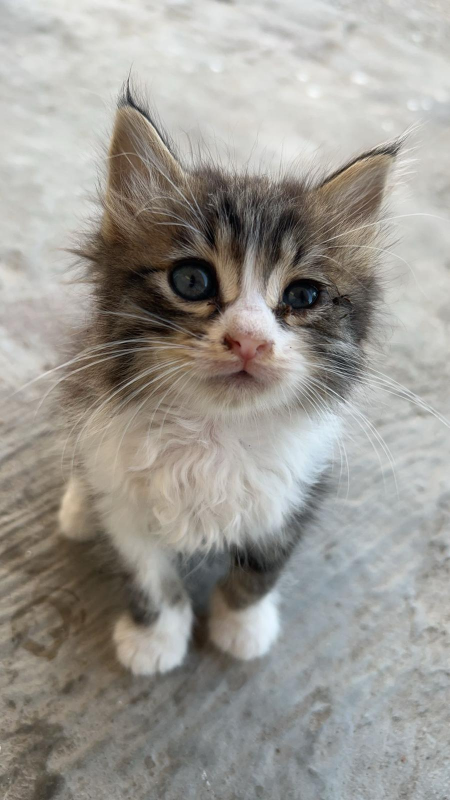
#> input picture OPENCV/Photos/cat.jpg, 900 x 1600 px (shown at 1/2 size)
$ python transformations.py
#> lines starting #> are read from the running program, lines starting #| are printed output that depends on the picture
import cv2 as cv
import numpy as np

img = cv.imread("Photos/cat.jpg")
#> img is the input picture: shape (1600, 900, 3); mean B, G, R 147.7, 153.6, 156.5
resized_imaged = cv.resize(img, (298, 295))
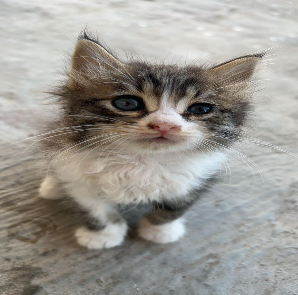
#> resized_imaged: shape (295, 298, 3); mean B, G, R 147.5, 153.5, 156.4

cv.imshow("Cat", resized_imaged)

# Translation
def translate(img, x, y):
#> called with x = 100, y = 100
    transMat = np.float32([[1,0,x], [0,1,y]])
    dimensions = (img.shape[1], img.shape[0])
#> dimensions = (298, 295)
    return cv.warpAffine(img, transMat, dimensions)
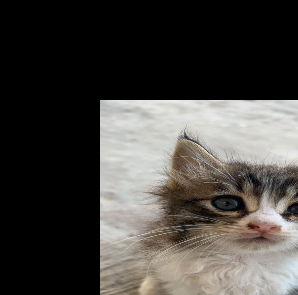
#> returned value: shape (295, 298, 3); mean of channels 0, 1, 2 65.2, 68.8, 71.5; drawn as B, G, R

# -x --> Left
# -y --> Up
# x --> Right
# y --> Down

translated = translate(resized_imaged, 100, 100)
cv.imshow("Translated", translated)


# Rotation
def rotate(img,angle,rotPoint=None):
    (height, width) = img.shape[:2]

    if rotPoint is None:
        rotPoint = (width//2,height//2)

    rotMat = cv.getRotationMatrix2D(rotPoint,angle,1.0)


cv.waitKey(0)

$ run again, with OPENCV/Photos/IMG-20240624-WA0016.jpg copied over OPENCV/Photos/cat.jpg
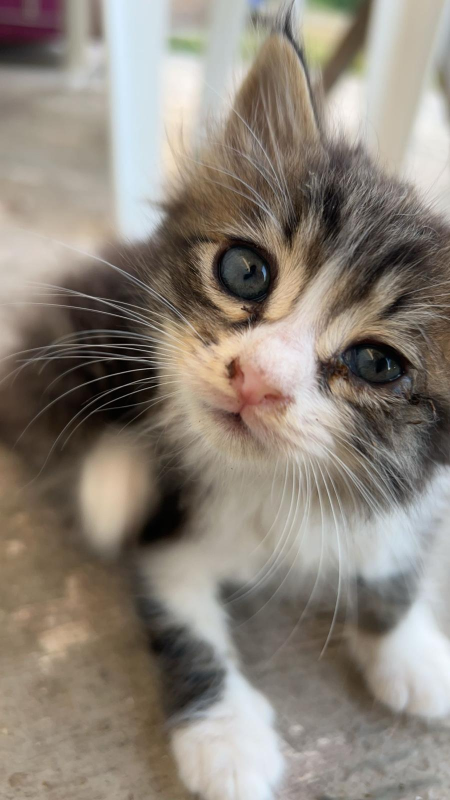
#> input picture OPENCV/Photos/IMG-20240624-WA0016.jpg, 900 x 1600 px (shown at 1/2 size)
#> img is the input picture: shape (1600, 900, 3); mean B, G, R 122.2, 132.5, 141.1
#> `resized_imaged = cv.resize(img, (298, 295))`:
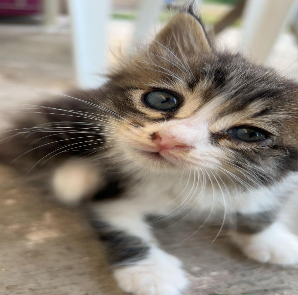
#> resized_imaged: shape (295, 298, 3); mean B, G, R 122, 132.3, 141
#> in translate, `return cv.warpAffine(img, transMat, dimensions)`:
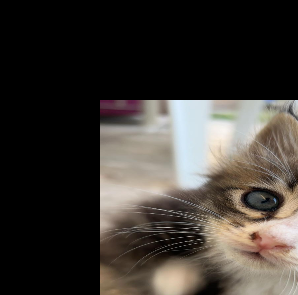
#> returned value: shape (295, 298, 3); mean of channels 0, 1, 2 51.9, 56.8, 61.6; drawn as B, G, R

$ run again, with OPENCV/Photos/IMG-20240624-WA0017.jpg copied over OPENCV/Photos/cat.jpg
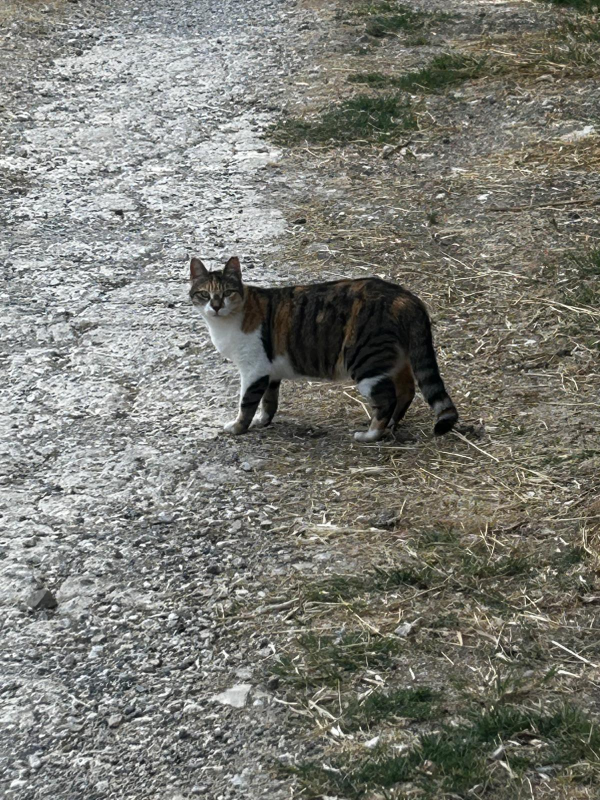
#> input picture OPENCV/Photos/IMG-20240624-WA0017.jpg, 1200 x 1600 px (shown at 1/2 size)
#> img is the input picture: shape (1600, 1200, 3); mean B, G, R 116.3, 123.7, 123.2
#> `resized_imaged = cv.resize(img, (298, 295))`:
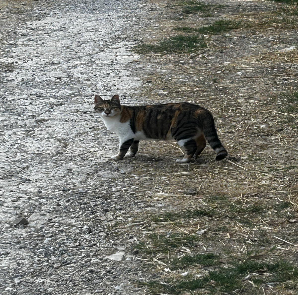
#> resized_imaged: shape (295, 298, 3); mean B, G, R 116.1, 123.5, 123
#> in translate, `return cv.warpAffine(img, transMat, dimensions)`:
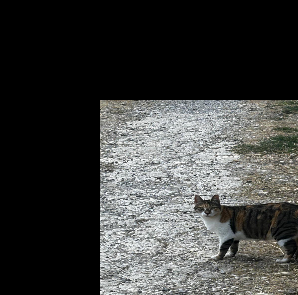
#> returned value: shape (295, 298, 3); mean of channels 0, 1, 2 60.2, 61.7, 60.9; drawn as B, G, R

$ run again, with OPENCV/Photos/IMG-20240624-WA0018.jpg copied over OPENCV/Photos/cat.jpg
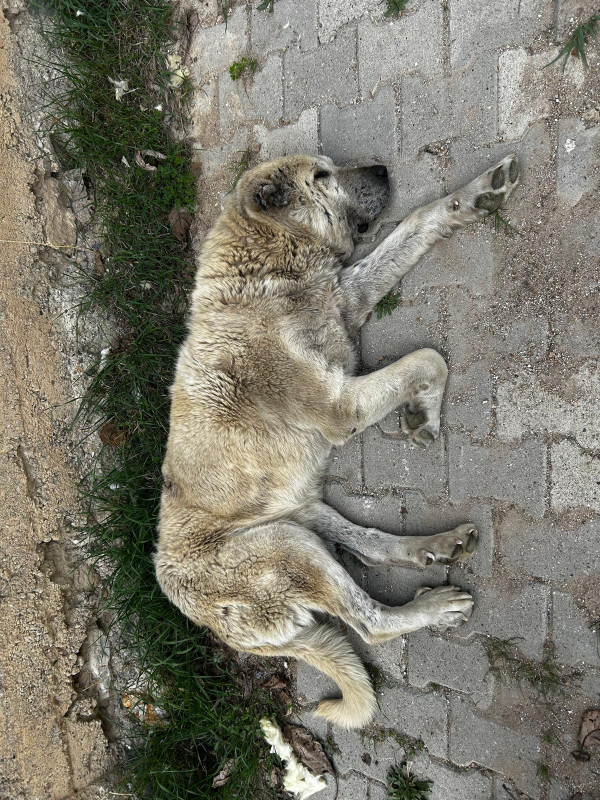
#> input picture OPENCV/Photos/IMG-20240624-WA0018.jpg, 1200 x 1600 px (shown at 1/2 size)
#> img is the input picture: shape (1600, 1200, 3); mean B, G, R 109.9, 122.7, 125.2
#> `resized_imaged = cv.resize(img, (298, 295))`:
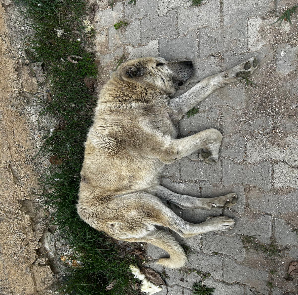
#> resized_imaged: shape (295, 298, 3); mean B, G, R 109.7, 122.5, 125
#> in translate, `return cv.warpAffine(img, transMat, dimensions)`:
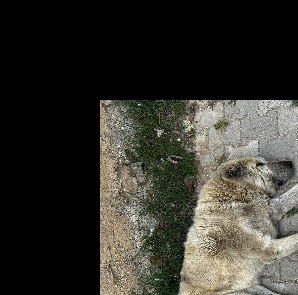
#> returned value: shape (295, 298, 3); mean of channels 0, 1, 2 46.2, 52.9, 54.2; drawn as B, G, R
